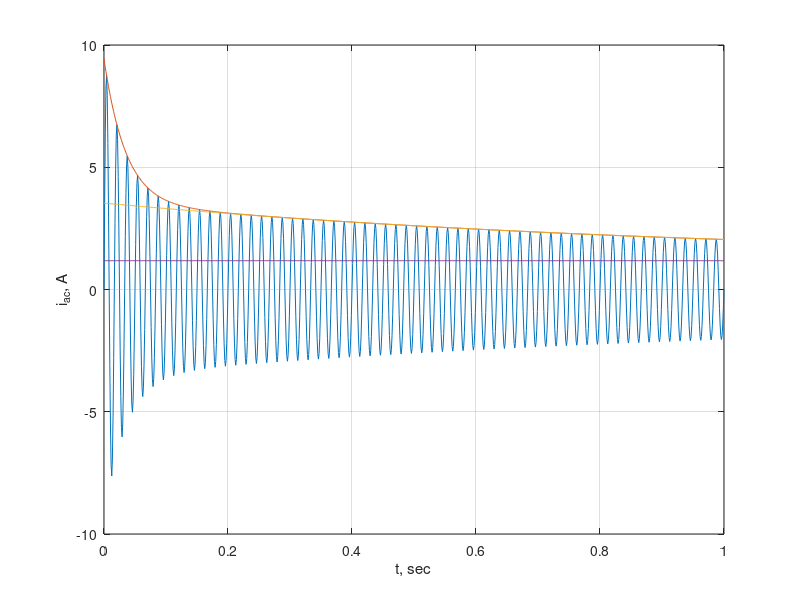

Here is the MATLAB script that generated this plot:
w0 = 2*pi*60; E0 = 1.0; delta = 0;
Xd2dash = 0.15;   Xddash  = 0.4;  Xd = 1.2;
tau2dash = 0.035; taudash = 1.0;
t=0:1/(4*240):1;
iac = sqrt(2)*E0*((1/Xd2dash-1/Xddash)*exp(-t/tau2dash) +...
  (1/Xddash-1/Xd)*exp(-t/taudash) + 1/Xd).*sin(w0*t + delta);
di1 = sqrt(2)*E0*((1/Xd2dash-1/Xddash)*exp(-t/tau2dash) +...
  (1/Xddash-1/Xd)*exp(-t/taudash) + 1/Xd);
di2 = sqrt(2)*E0*((1/Xddash-1/Xd)*exp(-t/taudash)+1/Xd);
di3=sqrt(2)*E0/Xd*ones(1,length(t));
plot(t, iac, t, di1, t, di2, t, di3), grid
xlabel('t, sec'), ylabel('i_{ac}, A')
[t' iac']
